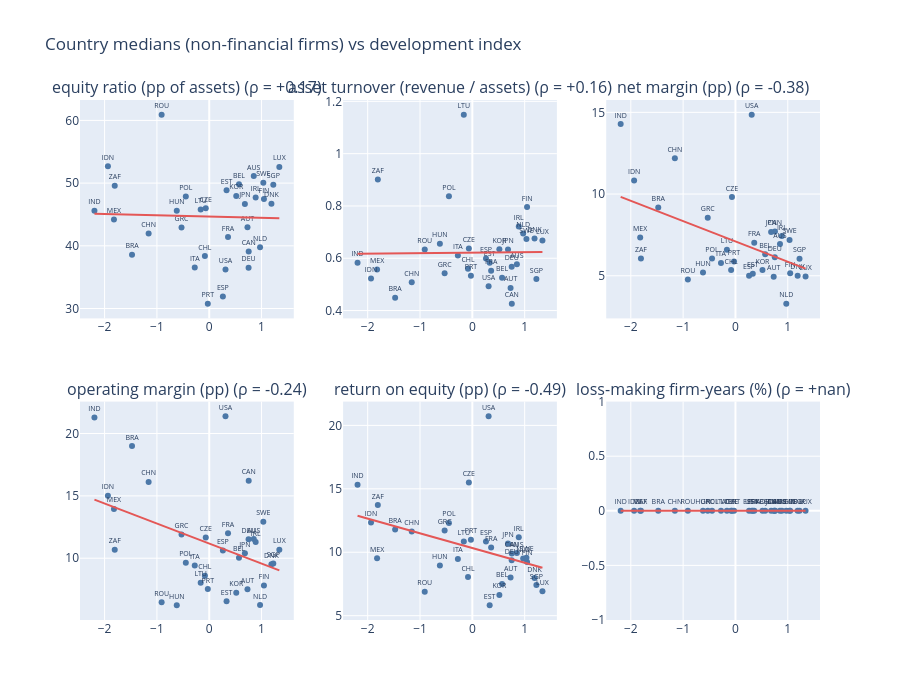

Notebook code for this chart:
### Markdown cell above
## 1 · The balance-sheet and profit measures
Five more outcomes describe how a company is financed and how it earns: equity ratio, asset turnover, net margin, operating margin and return on equity. Loss-making firm-years are included as a share.

### Code cell
nf = fy[~fy.is_financial].copy()
nf["equity_ratio_pp"] = nf.equity_ratio_w * 100
nf["turnover_x"] = nf.turnover_w
nf["net_margin_pp"] = nf.net_margin_w * 100
nf["op_margin_pp"] = nf.operating_margin_w * 100
nf["roe"] = nf.net_income / nf.equity.where(nf.equity > 0); lo, hi = nf.roe.quantile(prep.WINSOR); nf["roe_pp"] = nf.roe.clip(lo, hi) * 100
OUT = {"equity ratio (pp of assets)": "equity_ratio_pp", "asset turnover (revenue / assets)": "turnover_x", "net margin (pp)": "net_margin_pp",
       "operating margin (pp)": "op_margin_pp", "return on equity (pp)": "roe_pp", "loss-making firm-years (%)": "loss_pp"}
cm = nf.groupby("iso3")[list(OUT.values())].median().join(nf.groupby("iso3").company_id.nunique().rename("firms")).query("firms >= @MIN_FIRMS").join(country["dev_idx"].rename("dev"))
fig = make_subplots(rows=2, cols=3, subplot_titles=[f"{k} (ρ = {spearman(cm.dev, cm[v])[0]:+.2f})" for k, v in OUT.items()], vertical_spacing=0.16)
for i, (k, v) in enumerate(OUT.items()):
    r_, c_ = divmod(i, 3); d = cm[["dev", v]].dropna()
    fig.add_trace(go.Scatter(x=d.dev, y=d[v], mode="markers+text", text=d.index, textposition="top center", textfont_size=7, marker=dict(size=6, color="#4C78A8"), showlegend=False), row=r_ + 1, col=c_ + 1)
    b, a = np.polyfit(d.dev, d[v], 1); xs = np.array([d.dev.min(), d.dev.max()])
    fig.add_trace(go.Scatter(x=xs, y=a + b * xs, mode="lines", line=dict(color="#E45756"), showlegend=False), row=r_ + 1, col=c_ + 1)
fig.update_layout(height=700, title="Country medians (non-financial firms) vs development index"); fig.show()
print(f"{len(nf):,} non-financial company-years, {nf.company_id.nunique():,} companies.")
nf.groupby("sector")[["equity_ratio_pp", "net_margin_pp", "roe_pp"]].median().round(1)

### Figure 1 — Plotly figure (JSON) as saved in the notebook; plotly's stock layout.template omitted (floating-point values rounded to 4 significant figures)
{"data": [{"marker": {"color": "#4C78A8", "size": 6}, "mode": "markers+text", "showlegend": false, "text": ["AUS", "AUT", "BEL", "BRA", "CAN", "CHL", "CHN", "CZE", "DEU", "DNK", "ESP", "EST", "FIN", "FRA", "GRC", "HUN", "IDN", "IND", "IRL", "ITA", "JPN", "KOR", "LTU", "LUX", "MEX", "NLD", "POL", "PRT", "ROU", "SGP", "SWE", "USA", "ZAF"], "textfont": {"size": 7}, "textposition": "top center", "type": "scatter", "x": [0.8511, 0.7307, 0.5686, -1.475, 0.7543, -0.08283, -1.158, -0.06684, 0.7521, 1.189, 0.2604, 0.3312, 1.046, 0.359, -0.5296, -0.6205, -1.936, -2.194, 0.8873, -0.2766, 0.6815, 0.5163, -0.1633, 1.34, -1.821, 0.9713, -0.4477, -0.02715, -0.9098, 1.224, 1.034, 0.3106, -1.806], "xaxis": "x", "y": [51.12, 42.97, 49.84, 38.56, 39.09, 38.37, 41.97, 45.99, 36.5, 46.7, 31.91, 48.86, 47.45, 41.4, 42.92, 45.59, 52.68, 45.58, 47.7, 36.55, 46.67, 47.96, 45.81, 52.57, 44.19, 39.76, 47.86, 30.76, 60.92, 49.74, 50.06, 36.23, 49.56], "yaxis": "y"}, {"line": {"color": "#E45756"}, "mode": "lines", "showlegend": false, "type": "scatter", "x": [-2.194, 1.34], "xaxis": "x", "y": [45.1, 44.4], "yaxis": "y"}, {"marker": {"color": "#4C78A8", "size": 6}, "mode": "markers+text", "showlegend": false, "text": ["AUS", "AUT", "BEL", "BRA", "CAN", "CHL", "CHN", "CZE", "DEU", "DNK", "ESP", "EST", "FIN", "FRA", "GRC", "HUN", "IDN", "IND", "IRL", "ITA", "JPN", "KOR", "LTU", "LUX", "MEX", "NLD", "POL", "PRT", "ROU", "SGP", "SWE", "USA", "ZAF"], "textfont": {"size": 7}, "textposition": "top center", "type": "scatter", "x": [0.8511, 0.7307, 0.5686, -1.475, 0.7543, -0.08283, -1.158, -0.06684, 0.7521, 1.189, 0.2604, 0.3312, 1.046, 0.359, -0.5296, -0.6205, -1.936, -2.194, 0.8873, -0.2766, 0.6815, 0.5163, -0.1633, 1.34, -1.821, 0.9713, -0.4477, -0.02715, -0.9098, 1.224, 1.034, 0.3106, -1.806], "xaxis": "x2", "y": [0.5769, 0.4864, 0.5257, 0.4493, 0.4261, 0.5596, 0.5087, 0.6376, 0.5678, 0.6754, 0.5994, 0.583, 0.796, 0.5523, 0.5429, 0.6553, 0.5228, 0.5826, 0.7212, 0.6106, 0.6335, 0.6348, 1.149, 0.6679, 0.5567, 0.6945, 0.8367, 0.5331, 0.6337, 0.5203, 0.6732, 0.4926, 0.9014], "yaxis": "y2"}, {"line": {"color": "#E45756"}, "mode": "lines", "showlegend": false, "type": "scatter", "x": [-2.194, 1.34], "xaxis": "x2", "y": [0.6174, 0.6239], "yaxis": "y2"}, {"marker": {"color": "#4C78A8", "size": 6}, "mode": "markers+text", "showlegend": false, "text": ["AUS", "AUT", "BEL", "BRA", "CAN", "CHL", "CHN", "CZE", "DEU", "DNK", "ESP", "EST", "FIN", "FRA", "GRC", "HUN", "IDN", "IND", "IRL", "ITA", "JPN", "KOR", "LTU", "LUX", "MEX", "NLD", "POL", "PRT", "ROU", "SGP", "SWE", "USA", "ZAF"], "textfont": {"size": 7}, "textposition": "top center", "type": "scatter", "x": [0.8511, 0.7307, 0.5686, -1.475, 0.7543, -0.08283, -1.158, -0.06684, 0.7521, 1.189, 0.2604, 0.3312, 1.046, 0.359, -0.5296, -0.6205, -1.936, -2.194, 0.8873, -0.2766, 0.6815, 0.5163, -0.1633, 1.34, -1.821, 0.9713, -0.4477, -0.02715, -0.9098, 1.224, 1.034, 0.3106, -1.806], "xaxis": "x3", "y": [6.942, 4.94, 6.322, 9.18, 7.702, 5.345, 12.2, 9.816, 6.126, 5.007, 5.005, 5.125, 5.151, 7.019, 8.554, 5.197, 10.82, 14.29, 7.426, 5.783, 7.682, 5.35, 6.591, 4.95, 7.342, 3.288, 6.053, 5.878, 4.775, 6.044, 7.191, 14.86, 6.052], "yaxis": "y3"}, {"line": {"color": "#E45756"}, "mode": "lines", "showlegend": false, "type": "scatter", "x": [-2.194, 1.34], "xaxis": "x3", "y": [9.823, 5.44], "yaxis": "y3"}, {"marker": {"color": "#4C78A8", "size": 6}, "mode": "markers+text", "showlegend": false, "text": ["AUS", "AUT", "BEL", "BRA", "CAN", "CHL", "CHN", "CZE", "DEU", "DNK", "ESP", "EST", "FIN", "FRA", "GRC", "HUN", "IDN", "IND", "IRL", "ITA", "JPN", "KOR", "LTU", "LUX", "MEX", "NLD", "POL", "PRT", "ROU", "SGP", "SWE", "USA", "ZAF"], "textfont": {"size": 7}, "textposition": "top center", "type": "scatter", "x": [0.8511, 0.7307, 0.5686, -1.475, 0.7543, -0.08283, -1.158, -0.06684, 0.7521, 1.189, 0.2604, 0.3312, 1.046, 0.359, -0.5296, -0.6205, -1.936, -2.194, 0.8873, -0.2766, 0.6815, 0.5163, -0.1633, 1.34, -1.821, 0.9713, -0.4477, -0.02715, -0.9098, 1.224, 1.034, 0.3106, -1.806], "xaxis": "x4", "y": [11.53, 7.505, 10.04, 19.0, 16.21, 8.589, 16.12, 11.67, 11.52, 9.512, 10.62, 6.543, 7.813, 12.0, 11.91, 6.223, 15.01, 21.28, 11.3, 9.414, 10.4, 7.235, 8.033, 10.68, 13.95, 6.243, 9.638, 7.526, 6.463, 9.574, 12.93, 21.38, 10.69], "yaxis": "y4"}, {"line": {"color": "#E45756"}, "mode": "lines", "showlegend": false, "type": "scatter", "x": [-2.194, 1.34], "xaxis": "x4", "y": [14.7, 9.032], "yaxis": "y4"}, {"marker": {"color": "#4C78A8", "size": 6}, "mode": "markers+text", "showlegend": false, "text": ["AUS", "AUT", "BEL", "BRA", "CAN", "CHL", "CHN", "CZE", "DEU", "DNK", "ESP", "EST", "FIN", "FRA", "GRC", "HUN", "IDN", "IND", "IRL", "ITA", "JPN", "KOR", "LTU", "LUX", "MEX", "NLD", "POL", "PRT", "ROU", "SGP", "SWE", "USA", "ZAF"], "textfont": {"size": 7}, "textposition": "top center", "type": "scatter", "x": [0.8511, 0.7307, 0.5686, -1.475, 0.7543, -0.08283, -1.158, -0.06684, 0.7521, 1.189, 0.2604, 0.3312, 1.046, 0.359, -0.5296, -0.6205, -1.936, -2.194, 0.8873, -0.2766, 0.6815, 0.5163, -0.1633, 1.34, -1.821, 0.9713, -0.4477, -0.02715, -0.9098, 1.224, 1.034, 0.3106, -1.806], "xaxis": "x5", "y": [9.936, 8.014, 7.504, 11.8, 9.902, 8.044, 11.64, 15.5, 9.376, 7.964, 10.84, 5.816, 9.235, 10.38, 11.71, 8.958, 12.34, 15.32, 11.18, 9.472, 10.69, 6.636, 10.85, 6.93, 9.533, 9.506, 12.31, 10.99, 6.893, 7.413, 9.57, 20.72, 13.72], "yaxis": "y5"}, {"line": {"color": "#E45756"}, "mode": "lines", "showlegend": false, "type": "scatter", "x": [-2.194, 1.34], "xaxis": "x5", "y": [12.88, 8.778], "yaxis": "y5"}, {"marker": {"color": "#4C78A8", "size": 6}, "mode": "markers+text", "showlegend": false, "text": ["AUS", "AUT", "BEL", "BRA", "CAN", "CHL", "CHN", "CZE", "DEU", "DNK", "ESP", "EST", "FIN", "FRA", "GRC", "HUN", "IDN", "IND", "IRL", "ITA", "JPN", "KOR", "LTU", "LUX", "MEX", "NLD", "POL", "PRT", "ROU", "SGP", "SWE", "USA", "ZAF"], "textfont": {"size": 7}, "textposition": "top center", "type": "scatter", "x": [0.8511, 0.7307, 0.5686, -1.475, 0.7543, -0.08283, -1.158, -0.06684, 0.7521, 1.189, 0.2604, 0.3312, 1.046, 0.359, -0.5296, -0.6205, -1.936, -2.194, 0.8873, -0.2766, 0.6815, 0.5163, -0.1633, 1.34, -1.821, 0.9713, -0.4477, -0.02715, -0.9098, 1.224, 1.034, 0.3106, -1.806], "xaxis": "x6", "y": [0.0, 0.0, 0.0, 0.0, 0.0, 0.0, 0.0, 0.0, 0.0, 0.0, 0.0, 0.0, 0.0, 0.0, 0.0, 0.0, 0.0, 0.0, 0.0, 0.0, 0.0, 0.0, 0.0, 0.0, 0.0, 0.0, 0.0, 0.0, 0.0, 0.0, 0.0, 0.0, 0.0], "yaxis": "y6"}, {"line": {"color": "#E45756"}, "mode": "lines", "showlegend": false, "type": "scatter", "x": [-2.194, 1.34], "xaxis": "x6", "y": [-0.0, 0.0], "yaxis": "y6"}], "layout": {"annotations": [{"font": {"size": 16}, "showarrow": false, "text": "equity ratio (pp of assets) (ρ = +0.17)", "x": 0.1444, "xanchor": "center", "xref": "paper", "y": 1.0, "yanchor": "bottom", "yref": "paper"}, {"font": {"size": 16}, "showarrow": false, "text": "asset turnover (revenue / assets) (ρ = +0.16)", "x": 0.5, "xanchor": "center", "xref": "paper", "y": 1.0, "yanchor": "bottom", "yref": "paper"}, {"font": {"size": 16}, "showarrow": false, "text": "net margin (pp) (ρ = -0.38)", "x": 0.8556, "xanchor": "center", "xref": "paper", "y": 1.0, "yanchor": "bottom", "yref": "paper"}, {"font": {"size": 16}, "showarrow": false, "text": "operating margin (pp) (ρ = -0.24)", "x": 0.1444, "xanchor": "center", "xref": "paper", "y": 0.42, "yanchor": "bottom", "yref": "paper"}, {"font": {"size": 16}, "showarrow": false, "text": "return on equity (pp) (ρ = -0.49)", "x": 0.5, "xanchor": "center", "xref": "paper", "y": 0.42, "yanchor": "bottom", "yref": "paper"}, {"font": {"size": 16}, "showarrow": false, "text": "loss-making firm-years (%) (ρ = +nan)", "x": 0.8556, "xanchor": "center", "xref": "paper", "y": 0.42, "yanchor": "bottom", "yref": "paper"}], "height": 700, "title": {"text": "Country medians (non-financial firms) vs development index"}, "xaxis": {"anchor": "y", "domain": [0.0, 0.2889]}, "xaxis2": {"anchor": "y2", "domain": [0.3556, 0.6444]}, "xaxis3": {"anchor": "y3", "domain": [0.7111, 1.0]}, "xaxis4": {"anchor": "y4", "domain": [0.0, 0.2889]}, "xaxis5": {"anchor": "y5", "domain": [0.3556, 0.6444]}, "xaxis6": {"anchor": "y6", "domain": [0.7111, 1.0]}, "yaxis": {"anchor": "x", "domain": [0.58, 1.0]}, "yaxis2": {"anchor": "x2", "domain": [0.58, 1.0]}, "yaxis3": {"anchor": "x3", "domain": [0.58, 1.0]}, "yaxis4": {"anchor": "x4", "domain": [0.0, 0.42]}, "yaxis5": {"anchor": "x5", "domain": [0.0, 0.42]}, "yaxis6": {"anchor": "x6", "domain": [0.0, 0.42]}}}
